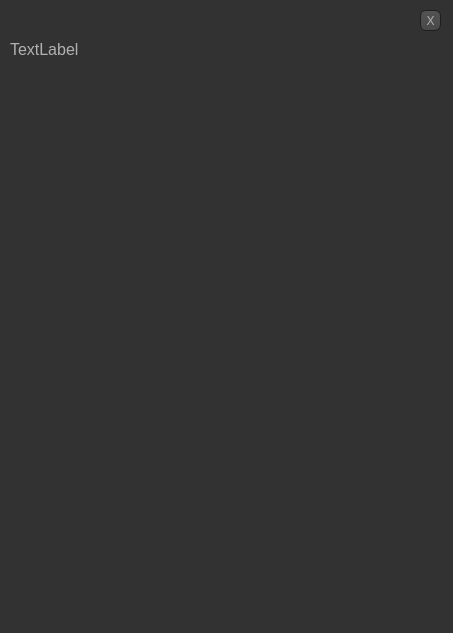
<?xml version="1.0" encoding="UTF-8"?>
<ui version="4.0">
 <class>dialogbox_details</class>
 <widget class="QFrame" name="dialogbox_details">
  <property name="windowModality">
   <enum>Qt::WindowModal</enum>
  </property>
  <property name="geometry">
   <rect>
    <x>0</x>
    <y>0</y>
    <width>453</width>
    <height>633</height>
   </rect>
  </property>
  <property name="windowTitle">
   <string>Frame</string>
  </property>
  <property name="styleSheet">
   <string notr="true">QToolTip
{
     border: 1px solid black;
     background-color: #ffa02f;
     padding: 1px;
     border-radius: 3px;
     
	color: #000000
}

QWidget
{
    color: #b1b1b1;
    background-color: #323232;
}

QWidget:item:hover
{
    background-color: QLinearGradient( x1: 0, y1: 0, x2: 0, y2: 1, stop: 0 #ffa02f, stop: 1 #ca0619);
    color: #000000;
}

QWidget:item:selected
{
    background-color: QLinearGradient( x1: 0, y1: 0, x2: 0, y2: 1, stop: 0 #ffa02f, stop: 1 #d7801a);
}

QMenuBar::item
{
    background: transparent;
}

QMenuBar::item:selected
{
    background: transparent;
    border: 1px solid #ffaa00;
}

QMenuBar::item:pressed
{
    background: #444;
    border: 1px solid #000;
    background-color: QLinearGradient(
        x1:0, y1:0,
        x2:0, y2:1,
        stop:1 #212121,
        stop:0.4 #343434/*,
        stop:0.2 #343434,
        stop:0.1 #ffaa00*/
    );
    margin-bottom:-1px;
    padding-bottom:1px;
}

QMenu
{
    border: 1px solid #000;
}

QMenu::item
{
    padding: 2px 20px 2px 20px;
}

QMenu::item:selected
{
    color: #000000;
}

QWidget:disabled
{
    color: #404040;
    background-color: #323232;
}

QAbstractItemView
{
    background-color: QLinearGradient( x1: 0, y1: 0, x2: 0, y2: 1, stop: 0 #4d4d4d, stop: 0.1 #646464, stop: 1 #5d5d5d);
}

QWidget:focus
{
    /*border: 2px solid QLinearGradient( x1: 0, y1: 0, x2: 0, y2: 1, stop: 0 #ffa02f, stop: 1 #d7801a);*/
}

QLineEdit
{
    background-color: QLinearGradient( x1: 0, y1: 0, x2: 0, y2: 1, stop: 0 #4d4d4d, stop: 0 #646464, stop: 1 #5d5d5d);
    padding: 1px;
    border-style: solid;
    border: 1px solid #1e1e1e;
    border-radius: 5;
}

QPushButton
{
    color: #b1b1b1;
    background-color: QLinearGradient( x1: 0, y1: 0, x2: 0, y2: 1, stop: 0 #565656, stop: 0.1 #525252, stop: 0.5 #4e4e4e, stop: 0.9 #4a4a4a, stop: 1 #464646);
    border-width: 1px;
    border-color: #1e1e1e;
    border-style: solid;
    border-radius: 6;
    padding: 3px;
    font-size: 12px;
    padding-left: 5px;
    padding-right: 5px;
}

QPushButton:pressed
{
    background-color: QLinearGradient( x1: 0, y1: 0, x2: 0, y2: 1, stop: 0 #2d2d2d, stop: 0.1 #2b2b2b, stop: 0.5 #292929, stop: 0.9 #282828, stop: 1 #252525);
}

QComboBox
{
    selection-background-color: #ffaa00;
    background-color: QLinearGradient( x1: 0, y1: 0, x2: 0, y2: 1, stop: 0 #565656, stop: 0.1 #525252, stop: 0.5 #4e4e4e, stop: 0.9 #4a4a4a, stop: 1 #464646);
    border-style: solid;
    border: 1px solid #1e1e1e;
    border-radius: 5;
}

QComboBox:hover,QPushButton:hover
{
    border: 2px solid QLinearGradient( x1: 0, y1: 0, x2: 0, y2: 1, stop: 0 #ffa02f, stop: 1 #d7801a);
}


QComboBox:on
{
    padding-top: 3px;
    padding-left: 4px;
    background-color: QLinearGradient( x1: 0, y1: 0, x2: 0, y2: 1, stop: 0 #2d2d2d, stop: 0.1 #2b2b2b, stop: 0.5 #292929, stop: 0.9 #282828, stop: 1 #252525);
    selection-background-color: #ffaa00;
}

QComboBox QAbstractItemView
{
    border: 2px solid darkgray;
    selection-background-color: QLinearGradient( x1: 0, y1: 0, x2: 0, y2: 1, stop: 0 #ffa02f, stop: 1 #d7801a);
}

QComboBox::drop-down
{
     subcontrol-origin: padding;
     subcontrol-position: top right;
     width: 15px;

     border-left-width: 0px;
     border-left-color: darkgray;
     border-left-style: solid; /* just a single line */
     border-top-right-radius: 3px; /* same radius as the QComboBox */
     border-bottom-right-radius: 3px;
 }

QComboBox::down-arrow
{
     image: url(:/images/down_arrow.png);
}

QGroupBox:focus
{
border: 2px solid QLinearGradient( x1: 0, y1: 0, x2: 0, y2: 1, stop: 0 #ffa02f, stop: 1 #d7801a);
}

QTextEdit:focus
{
    border: 2px solid QLinearGradient( x1: 0, y1: 0, x2: 0, y2: 1, stop: 0 #ffa02f, stop: 1 #d7801a);
}

QScrollBar:horizontal {
     border: 1px solid #222222;
     background: QLinearGradient( x1: 0, y1: 0, x2: 0, y2: 1, stop: 0.0 #121212, stop: 0.2 #282828, stop: 1 #484848);
     height: 7px;
     margin: 0px 16px 0 16px;
}

QScrollBar::handle:horizontal
{
      background: QLinearGradient( x1: 0, y1: 0, x2: 1, y2: 0, stop: 0 #ffa02f, stop: 0.5 #d7801a, stop: 1 #ffa02f);
      min-height: 20px;
      border-radius: 2px;
}

QScrollBar::add-line:horizontal {
      border: 1px solid #1b1b19;
      border-radius: 2px;
      background: QLinearGradient( x1: 0, y1: 0, x2: 1, y2: 0, stop: 0 #ffa02f, stop: 1 #d7801a);
      width: 14px;
      subcontrol-position: right;
      subcontrol-origin: margin;
}

QScrollBar::sub-line:horizontal {
      border: 1px solid #1b1b19;
      border-radius: 2px;
      background: QLinearGradient( x1: 0, y1: 0, x2: 1, y2: 0, stop: 0 #ffa02f, stop: 1 #d7801a);
      width: 14px;
     subcontrol-position: left;
     subcontrol-origin: margin;
}

QScrollBar::right-arrow:horizontal, QScrollBar::left-arrow:horizontal
{
      border: 1px solid black;
      width: 1px;
      height: 1px;
      background: white;
}

QScrollBar::add-page:horizontal, QScrollBar::sub-page:horizontal
{
      background: none;
}

QScrollBar:vertical
{
      background: QLinearGradient( x1: 0, y1: 0, x2: 1, y2: 0, stop: 0.0 #121212, stop: 0.2 #282828, stop: 1 #484848);
      width: 7px;
      margin: 16px 0 16px 0;
      border: 1px solid #222222;
}

QScrollBar::handle:vertical
{
      background: QLinearGradient( x1: 0, y1: 0, x2: 0, y2: 1, stop: 0 #ffa02f, stop: 0.5 #d7801a, stop: 1 #ffa02f);
      min-height: 20px;
      border-radius: 2px;
}

QScrollBar::add-line:vertical
{
      border: 1px solid #1b1b19;
      border-radius: 2px;
      background: QLinearGradient( x1: 0, y1: 0, x2: 0, y2: 1, stop: 0 #ffa02f, stop: 1 #d7801a);
      height: 14px;
      subcontrol-position: bottom;
      subcontrol-origin: margin;
}

QScrollBar::sub-line:vertical
{
      border: 1px solid #1b1b19;
      border-radius: 2px;
      background: QLinearGradient( x1: 0, y1: 0, x2: 0, y2: 1, stop: 0 #d7801a, stop: 1 #ffa02f);
      height: 14px;
      subcontrol-position: top;
      subcontrol-origin: margin;
}

QScrollBar::up-arrow:vertical, QScrollBar::down-arrow:vertical
{
      border: 1px solid black;
      width: 1px;
      height: 1px;
      background: white;
}


QScrollBar::add-page:vertical, QScrollBar::sub-page:vertical
{
      background: none;
}

QTextEdit
{
    background-color: #242424;
}

QPlainTextEdit
{
    background-color: #242424;
}

QHeaderView::section
{
    background-color: QLinearGradient(x1:0, y1:0, x2:0, y2:1, stop:0 #616161, stop: 0.5 #505050, stop: 0.6 #434343, stop:1 #656565);
    color: white;
    padding-left: 4px;
    border: 1px solid #6c6c6c;
}

QCheckBox:disabled
{
color: #414141;
}

QDockWidget::title
{
    text-align: center;
    spacing: 3px; /* spacing between items in the tool bar */
    background-color: QLinearGradient(x1:0, y1:0, x2:0, y2:1, stop:0 #323232, stop: 0.5 #242424, stop:1 #323232);
}

QDockWidget::close-button, QDockWidget::float-button
{
    text-align: center;
    spacing: 1px; /* spacing between items in the tool bar */
    background-color: QLinearGradient(x1:0, y1:0, x2:0, y2:1, stop:0 #323232, stop: 0.5 #242424, stop:1 #323232);
}

QDockWidget::close-button:hover, QDockWidget::float-button:hover
{
    background: #242424;
}

QDockWidget::close-button:pressed, QDockWidget::float-button:pressed
{
    padding: 1px -1px -1px 1px;
}

QMainWindow::separator
{
    background-color: QLinearGradient(x1:0, y1:0, x2:0, y2:1, stop:0 #161616, stop: 0.5 #151515, stop: 0.6 #212121, stop:1 #343434);
    color: white;
    padding-left: 4px;
    border: 1px solid #4c4c4c;
    spacing: 3px; /* spacing between items in the tool bar */
}

QMainWindow::separator:hover
{

    background-color: QLinearGradient(x1:0, y1:0, x2:0, y2:1, stop:0 #d7801a, stop:0.5 #b56c17 stop:1 #ffa02f);
    color: white;
    padding-left: 4px;
    border: 1px solid #6c6c6c;
    spacing: 3px; /* spacing between items in the tool bar */
}

QToolBar::handle
{
     spacing: 3px; /* spacing between items in the tool bar */
     background: url(:/images/handle.png);
}

QMenu::separator
{
    height: 2px;
    background-color: QLinearGradient(x1:0, y1:0, x2:0, y2:1, stop:0 #161616, stop: 0.5 #151515, stop: 0.6 #212121, stop:1 #343434);
    color: white;
    padding-left: 4px;
    margin-left: 10px;
    margin-right: 5px;
}

QProgressBar
{
    border: 2px solid grey;
    border-radius: 5px;
    text-align: center;
}

QProgressBar::chunk
{
    background-color: #d7801a;
    width: 2.15px;
    margin: 0.5px;
}

QTabBar::tab {
    color: #b1b1b1;
    border: 1px solid #444;
    border-bottom-style: none;
    background-color: #323232;
    padding-left: 10px;
    padding-right: 10px;
    padding-top: 3px;
    padding-bottom: 2px;
    margin-right: -1px;
}

QTabWidget::pane {
    border: 1px solid #444;
    top: 1px;
}

QTabBar::tab:last
{
    margin-right: 0; /* the last selected tab has nothing to overlap with on the right */
    border-top-right-radius: 3px;
}

QTabBar::tab:first:!selected
{
 margin-left: 0px; /* the last selected tab has nothing to overlap with on the right */


    border-top-left-radius: 3px;
}

QTabBar::tab:!selected
{
    color: #b1b1b1;
    border-bottom-style: solid;
    margin-top: 3px;
    background-color: QLinearGradient(x1:0, y1:0, x2:0, y2:1, stop:1 #212121, stop:.4 #343434);
}

QTabBar::tab:selected
{
    border-top-left-radius: 3px;
    border-top-right-radius: 3px;
    margin-bottom: 0px;
}

QTabBar::tab:!selected:hover
{
    /*border-top: 2px solid #ffaa00;
    padding-bottom: 3px;*/
    border-top-left-radius: 3px;
    border-top-right-radius: 3px;
    background-color: QLinearGradient(x1:0, y1:0, x2:0, y2:1, stop:1 #212121, stop:0.4 #343434, stop:0.2 #343434, stop:0.1 #ffaa00);
}

QRadioButton::indicator:checked, QRadioButton::indicator:unchecked{
    color: #b1b1b1;
    background-color: #323232;
    border: 1px solid #b1b1b1;
    border-radius: 6px;
}

QRadioButton::indicator:checked
{
    background-color: qradialgradient(
        cx: 0.5, cy: 0.5,
        fx: 0.5, fy: 0.5,
        radius: 1.0,
        stop: 0.25 #ffaa00,
        stop: 0.3 #323232
    );
}

QCheckBox::indicator{
    color: #b1b1b1;
    background-color: #323232;
    border: 1px solid #b1b1b1;
    width: 9px;
    height: 9px;
}

QRadioButton::indicator
{
    border-radius: 6px;
}

QRadioButton::indicator:hover, QCheckBox::indicator:hover
{
    border: 1px solid #ffaa00;
}

QCheckBox::indicator:checked
{
    image:url(:/images/checkbox.png);
}

QCheckBox::indicator:disabled, QRadioButton::indicator:disabled
{
    border: 1px solid #444;
}

QTableView QTableCornerButton::section {
    color: #b1b1b1;
    background-color: #323232;
}

QSpinBox
{
background-color: #505050;
border: black;
}
</string>
  </property>
  <property name="frameShape">
   <enum>QFrame::NoFrame</enum>
  </property>
  <property name="frameShadow">
   <enum>QFrame::Sunken</enum>
  </property>
  <widget class="QPushButton" name="pushButton">
   <property name="geometry">
    <rect>
     <x>420</x>
     <y>10</y>
     <width>21</width>
     <height>21</height>
    </rect>
   </property>
   <property name="font">
    <font>
     <pointsize>-1</pointsize>
    </font>
   </property>
   <property name="autoFillBackground">
    <bool>false</bool>
   </property>
   <property name="text">
    <string>X</string>
   </property>
  </widget>
  <widget class="QLabel" name="label">
   <property name="geometry">
    <rect>
     <x>10</x>
     <y>40</y>
     <width>431</width>
     <height>581</height>
    </rect>
   </property>
   <property name="font">
    <font>
     <pointsize>12</pointsize>
    </font>
   </property>
   <property name="text">
    <string>TextLabel</string>
   </property>
   <property name="textFormat">
    <enum>Qt::RichText</enum>
   </property>
   <property name="scaledContents">
    <bool>false</bool>
   </property>
   <property name="alignment">
    <set>Qt::AlignJustify|Qt::AlignTop</set>
   </property>
   <property name="wordWrap">
    <bool>true</bool>
   </property>
   <property name="margin">
    <number>0</number>
   </property>
   <property name="indent">
    <number>0</number>
   </property>
  </widget>
  <zorder>label</zorder>
  <zorder>pushButton</zorder>
 </widget>
 <resources/>
 <connections/>
</ui>
